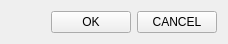
<?xml version="1.0" encoding="UTF-8"?>
<ui version="4.0">
 <class>WidgetsInputDialog</class>
 <widget class="QWidget" name="WidgetsInputDialog">
  <property name="geometry">
   <rect>
    <x>0</x>
    <y>0</y>
    <width>252</width>
    <height>71</height>
   </rect>
  </property>
  <property name="sizePolicy">
   <sizepolicy hsizetype="Preferred" vsizetype="Preferred">
    <horstretch>0</horstretch>
    <verstretch>0</verstretch>
   </sizepolicy>
  </property>
  <property name="windowTitle">
   <string>Form</string>
  </property>
  <layout class="QVBoxLayout" name="verticalLayout">
   <property name="sizeConstraint">
    <enum>QLayout::SetFixedSize</enum>
   </property>
   <item>
    <layout class="QGridLayout" name="Layout"/>
   </item>
   <item>
    <layout class="QHBoxLayout" name="horizontalLayout">
     <item>
      <spacer name="horizontalSpacer">
       <property name="orientation">
        <enum>Qt::Horizontal</enum>
       </property>
       <property name="sizeHint" stdset="0">
        <size>
         <width>40</width>
         <height>20</height>
        </size>
       </property>
      </spacer>
     </item>
     <item>
      <widget class="QPushButton" name="BtnOk">
       <property name="text">
        <string>OK</string>
       </property>
      </widget>
     </item>
     <item>
      <widget class="QPushButton" name="BtnCancel">
       <property name="text">
        <string>CANCEL</string>
       </property>
      </widget>
     </item>
    </layout>
   </item>
  </layout>
 </widget>
 <resources/>
 <connections/>
</ui>
